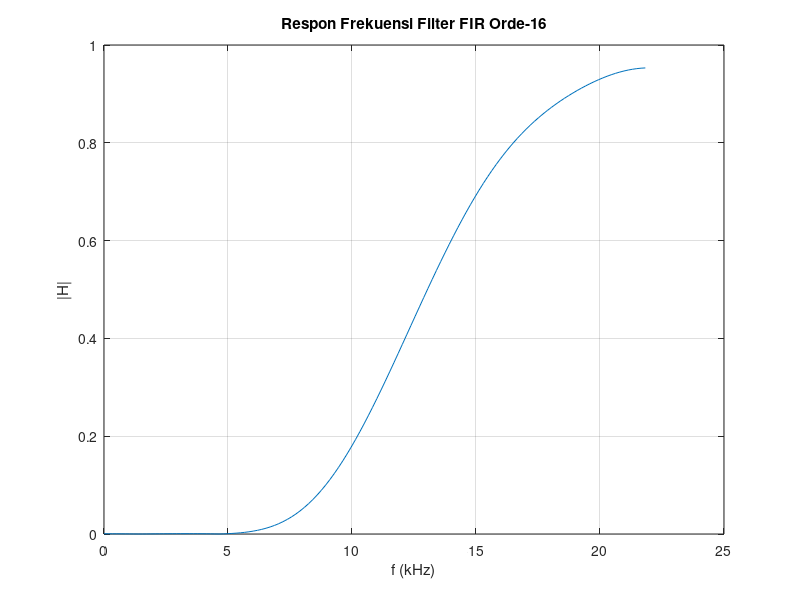

Here is the MATLAB script that generated this plot:
clear all; clc;

f = [0, 0.4, 0.704, 1];
m = [0, 0, 0.8, 1];
n = 16;                              % orde 16, 1/2 frekuensi sampling = 8kHz
fs2 = 22;                             % hitung koefisien filter
b = fir2(n, f, m);

fid = fopen('fir.txt', 'w');         % buka file fir.txt
fprintf(fid, strcat('Koefisien filter FIR orde-'), int2str(n), ':\n');
fprintf(fid, strcat('Generated on-', datestr(now), '\n\n'));
for i = 1:n+1                        % simpan dalam file
    fprintf(fid, '%1.6f \n', b(i));
end
fclose(fid);                         % tutup file

[H, w] = freqz(b, 1, 128);           % respon frekuensi
plot(w/pi * fs2, abs(H));            % plot respon frekuensi

xlabel('f (kHz)');
ylabel('|H|');
grid;
title(strcat('Respon Frekuensi Filter FIR Orde-', int2str(n)));